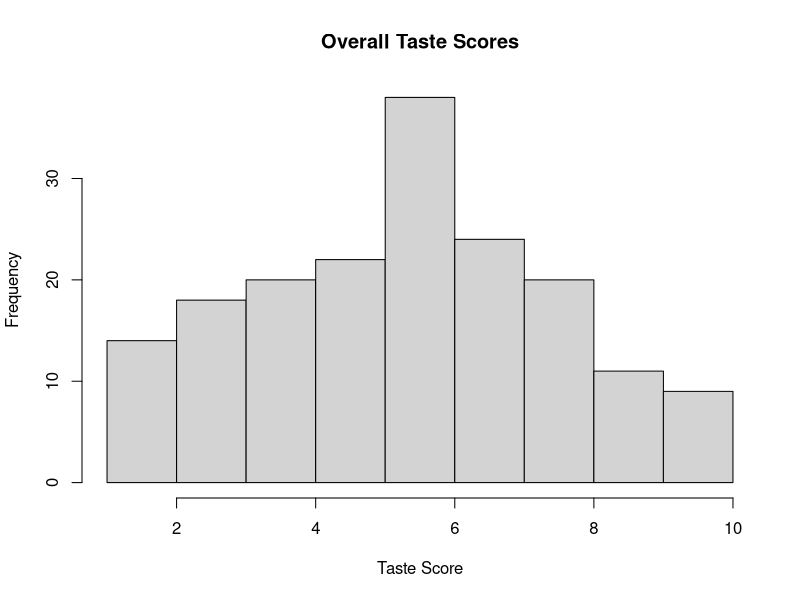
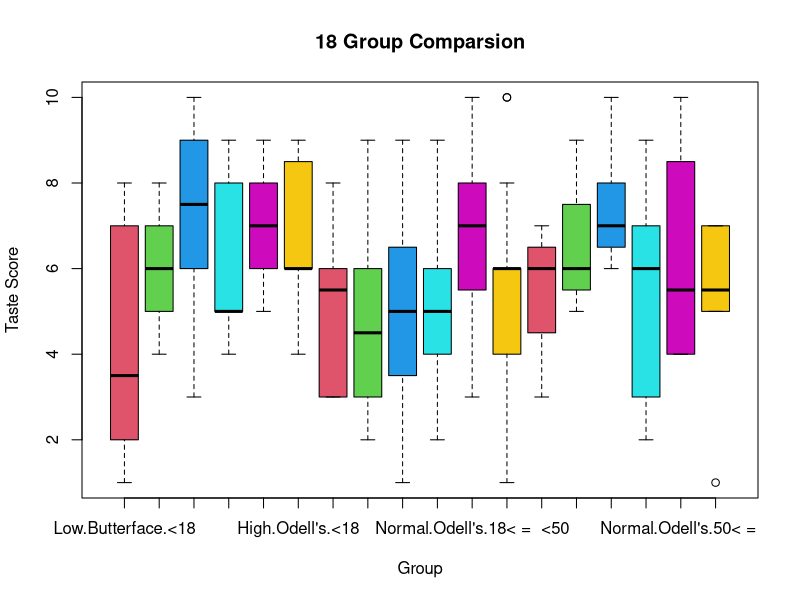
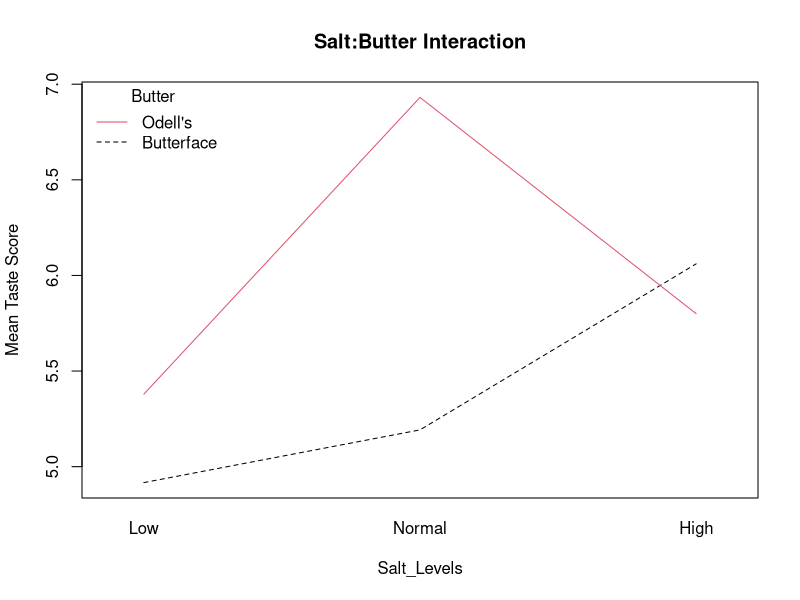
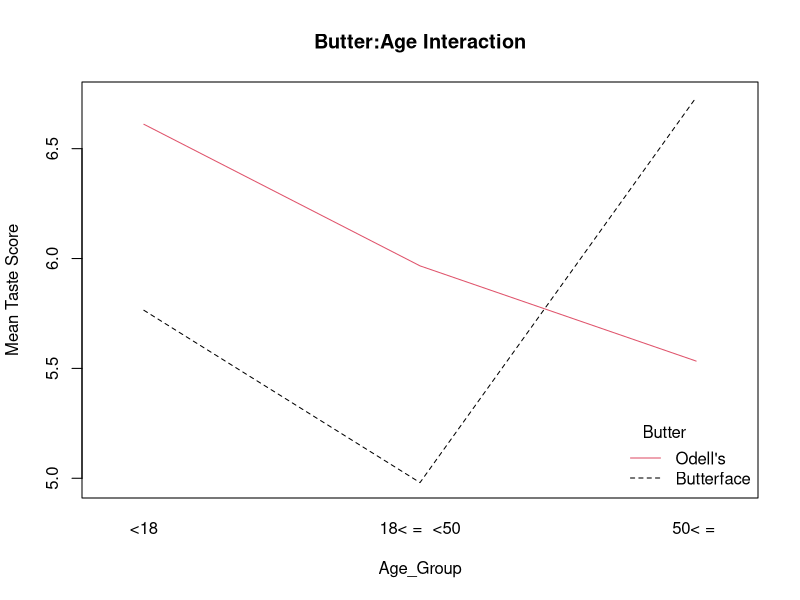
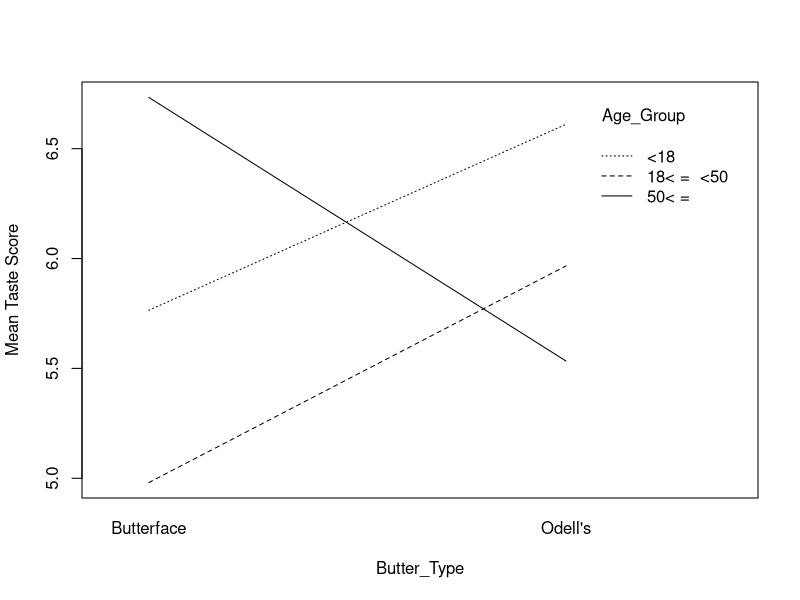
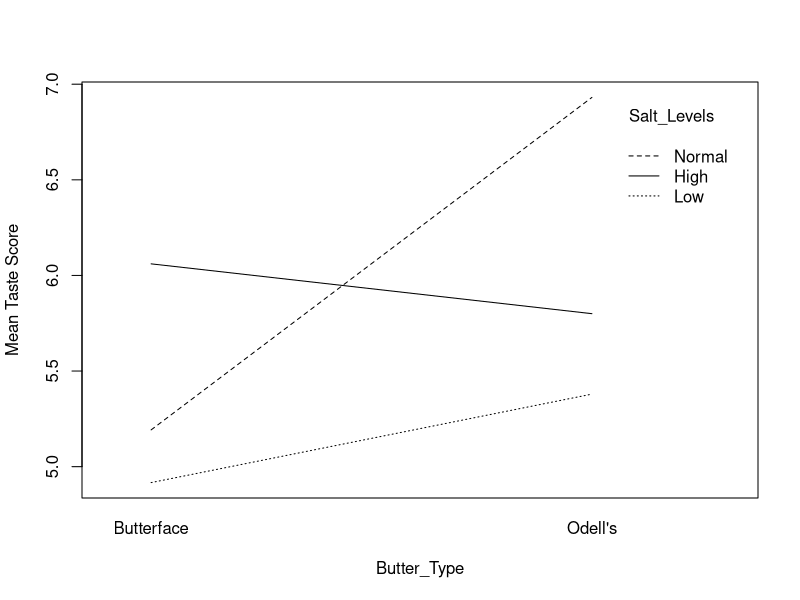
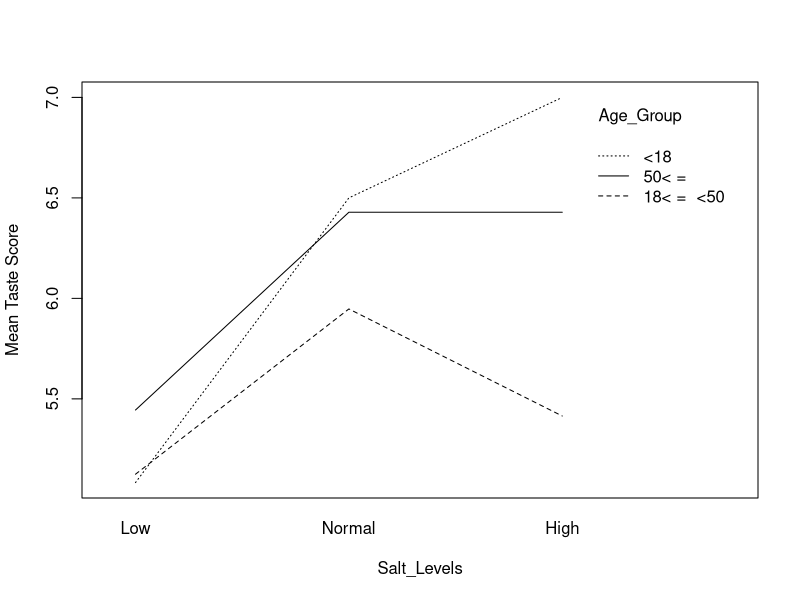
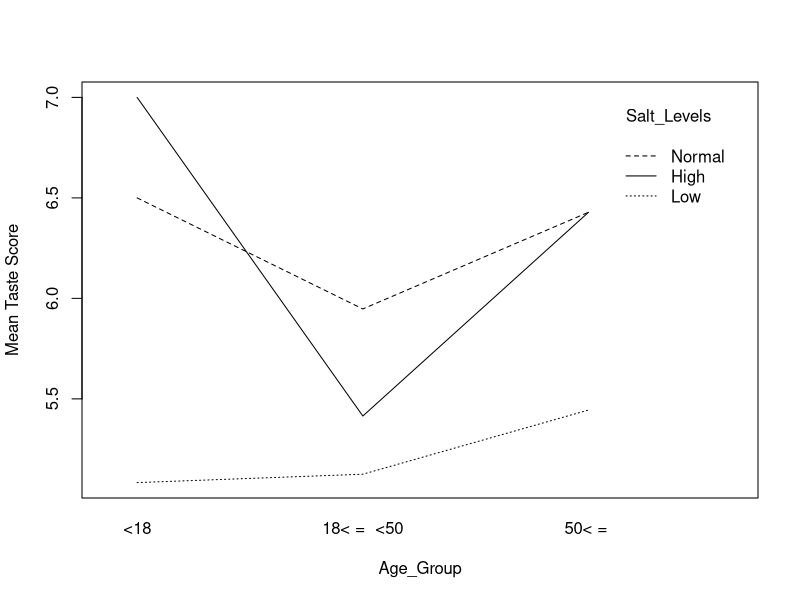

Recreate these plots in R, in order. (Note: this script raises an error after producing the figures.)
#########################################
#########STAT 230 Term Project###########
#########################################
########Seth Hyatt Winter 2019###########
#########################################


    ##How Many Observations Do I Need?##
  #Assuming within.var = 1.6 from Tolley Example#

  #18 groups - Difference in Age
power.anova.test(groups = 18, between.var = var(c(0,0,0,0,0,0,1,1,1,0,0,0,0,0,0,1,1,1)), 
                 within.var = 1.6, sig.level = .05, power = .8)$n

  #18 groups - Difference in Butter
power.anova.test(groups = 18, between.var = var(c(1,1,1,1,1,1,1,1,1,0,0,0,0,0,0,0,0,0)), 
                 within.var = 1.6, sig.level = .05, power = .8)$n

  #18 groups - Difference in Salt
power.anova.test(groups = 18, between.var = var(c(1,0,0,1,0,0,1,0,0,1,0,0,1,0,0,1,0,0)), 
                 within.var = 1.6, sig.level = .05, power = .8)$n

  #6 groups - Difference in Age or Salt
power.anova.test(groups = 6, between.var = var(c(0,0,0,0,1,1)), 
                 within.var = 1.6, sig.level = .05, power = .8)$n

  #6 groups - Difference in Butter
power.anova.test(groups = 6, between.var = var(c(0,0,0,1,1,1)), 
                 within.var = 1.6, sig.level = .05, power = .8)$n


      ##Manually Enter Data##

Taste_Scores <- c(5,5,2,6,3,5,5,4,8,5,7,3,5,9,4,3,6,9,6,2,7,2,8,4,6,8,6,9,4,
              5,7,8,10,4,8,5,5,9,8,7,7,6,7,5,8,4,7,10,10,8,10,7,7,6,3,4,10,6,
              5,7,6,8,9,8,6,6,8,6,10,8,6,6,5,6,4,6,3,4,6,6,6,7,1,10,5,2,4,1,9,6,6,5,2,
              1,4,7,7,8,3,6,3,6,2,6,4,3,3,8,3,6,7,3,6,8,6,5,3,
              7,3,4,5,2,6,5,6,4,4,9,8,4,9,6,4,5,7,6,2,7,2,6,5,2,7,
              7,8,3,6,4,4,4,8,9,6,8,6,6,8,3,7,3,5,5,7,3,6,10,3,9,6,1,7,10,5,9,7,7)

Salt_Levels <- c("Low","Low","Low","Low","Low","Low","Low","Low","Low","Low","Low","Low","Low","Low","Low","Low","Low","Low","Low","Low","Low","Low","Low","Low","Low","Low","Low","Low","Low",
                 "Normal","Normal","Normal","Normal","Normal","Normal","Normal","Normal","Normal","Normal","Normal","Normal","Normal","Normal","Normal","Normal","Normal","Normal","Normal","Normal","Normal","Normal","Normal","Normal","Normal","Normal","Normal","Normal","Normal",
                 "High","High","High","High","High","High","High","High","High","High","High","High","High","High","High","High","High","High","High","High","High","High","High","High","High","High","High","High","High","High","High","High","High","High","High",
                 "Low","Low","Low","Low","Low","Low","Low","Low","Low","Low","Low","Low","Low","Low","Low","Low","Low","Low","Low","Low","Low","Low","Low","Low",
                 "Normal","Normal","Normal","Normal","Normal","Normal","Normal","Normal","Normal","Normal","Normal","Normal","Normal","Normal","Normal","Normal","Normal","Normal","Normal","Normal","Normal","Normal","Normal","Normal","Normal","Normal",
                 "High","High","High","High","High","High","High","High","High","High","High","High","High","High","High","High","High","High","High","High","High","High","High","High","High","High","High","High","High","High","High","High","High")

Butter_Type <- c("Odell's","Odell's","Odell's","Odell's","Odell's","Odell's","Odell's","Odell's","Odell's","Odell's","Odell's","Odell's","Odell's","Odell's","Odell's","Odell's","Odell's","Odell's","Odell's","Odell's","Odell's","Odell's","Odell's","Odell's","Odell's","Odell's","Odell's","Odell's","Odell's",
                 "Odell's","Odell's","Odell's","Odell's","Odell's","Odell's","Odell's","Odell's","Odell's","Odell's","Odell's","Odell's","Odell's","Odell's","Odell's","Odell's","Odell's","Odell's","Odell's","Odell's","Odell's","Odell's","Odell's","Odell's","Odell's","Odell's","Odell's","Odell's","Odell's",
                 "Odell's","Odell's","Odell's","Odell's","Odell's","Odell's","Odell's","Odell's","Odell's","Odell's","Odell's","Odell's","Odell's","Odell's","Odell's","Odell's","Odell's","Odell's","Odell's","Odell's","Odell's","Odell's","Odell's","Odell's","Odell's","Odell's","Odell's","Odell's","Odell's","Odell's","Odell's","Odell's","Odell's","Odell's","Odell's",
                 "Butterface","Butterface","Butterface","Butterface","Butterface","Butterface","Butterface","Butterface","Butterface","Butterface","Butterface","Butterface","Butterface","Butterface","Butterface","Butterface","Butterface","Butterface","Butterface","Butterface","Butterface","Butterface","Butterface","Butterface",
                 "Butterface","Butterface","Butterface","Butterface","Butterface","Butterface","Butterface","Butterface","Butterface","Butterface","Butterface","Butterface","Butterface","Butterface","Butterface","Butterface","Butterface","Butterface","Butterface","Butterface","Butterface","Butterface","Butterface","Butterface","Butterface","Butterface",
                 "Butterface","Butterface","Butterface","Butterface","Butterface","Butterface","Butterface","Butterface","Butterface","Butterface","Butterface","Butterface","Butterface","Butterface","Butterface","Butterface","Butterface","Butterface","Butterface","Butterface","Butterface","Butterface","Butterface","Butterface","Butterface","Butterface","Butterface","Butterface","Butterface","Butterface","Butterface","Butterface","Butterface")

Age_Group <- c("18< =  <50","18< =  <50","18< =  <50","18< =  <50","18< =  <50","<18","<18","<18","<18","<18","50< = ","50< = ","18< =  <50","18< =  <50","18< =  <50","18< =  <50","50< = ","<18","18< =  <50","18< =  <50","18< =  <50","50< = ","18< =  <50","18< =  <50","18< =  <50","18< =  <50","18< =  <50","50< = ","18< =  <50",
               "18< =  <50","<18","<18","50< = ","18< =  <50","18< =  <50","<18","18< =  <50","<18","18< =  <50","18< =  <50","50< = ","<18","18< =  <50","18< =  <50","18< =  <50","50< = ","18< =  <50","18< =  <50","18< =  <50","18< =  <50","18< =  <50","18< =  <50","18< =  <50","18< =  <50","18< =  <50","50< = ","18< =  <50","18< =  <50",
               "50< = ","50< = ","18< =  <50","18< =  <50","<18","18< =  <50","<18","18< =  <50","<18","18< =  <50","18< =  <50","18< =  <50","18< =  <50","18< =  <50","18< =  <50","<18","<18","50< = ","18< =  <50","18< =  <50","18< =  <50","18< =  <50","<18","50< = ","50< = ","18< =  <50","18< =  <50","18< =  <50","18< =  <50","18< =  <50","<18","18< =  <50","18< =  <50","50< = ","18< =  <50",
               "<18","18< =  <50","<18","50< = ","18< =  <50","<18","18< =  <50","18< =  <50","50< = ","<18","50< = ","<18","18< =  <50","18< =  <50","<18","18< =  <50","18< =  <50","18< =  <50","18< =  <50","18< =  <50","18< =  <50","18< =  <50","18< =  <50","50< = ",
               "<18","18< =  <50","<18","18< =  <50","18< =  <50","18< =  <50","<18","<18","18< =  <50","18< =  <50","50< = ","<18","18< =  <50","18< =  <50","18< =  <50","18< =  <50","50< = ","18< =  <50","50< = ","18< =  <50","18< =  <50","18< =  <50","18< =  <50","18< =  <50","18< =  <50","18< =  <50",
               "50< = ","<18","18< =  <50","<18","18< =  <50","18< =  <50","18< =  <50","18< =  <50","<18","18< =  <50","18< =  <50","18< =  <50","18< =  <50","18< =  <50","18< =  <50","50< = ","<18","18< =  <50","18< =  <50","50< = ","18< =  <50","50< = ","<18","18< =  <50","50< = ","50< = ","18< =  <50","50< = ","50< = ","18< =  <50","18< =  <50","18< =  <50","<18")


  #Checking normality of Taste Scores#

hist(Taste_Scores, main = "Overall Taste Scores", xlab = "Taste Score")


    ##Making them factors##

Salt_Levels <- as.factor(Salt_Levels)
Salt_Levels <- factor(Salt_Levels, levels = list("Low", "Normal", "High"))
Butter_Type <- as.factor(Butter_Type)
Age_Group <- as.factor(Age_Group)
Age_Group <- factor(Age_Group, levels = list("<18", "18< =  <50", "50< = "))

    ##Checking Conditions##

tapply(Taste_Scores, Salt_Levels:Butter_Type:Age_Group, length)

boxplot(Taste_Scores ~ Salt_Levels:Butter_Type:Age_Group, main = "18 Group Comparsion",
        xlab = "Group", ylab = "Taste Score", col = 2:7)

max(tapply(Taste_Scores, Salt_Levels:Butter_Type:Age_Group, sd))/
  min(tapply(Taste_Scores, Salt_Levels:Butter_Type:Age_Group, sd)) #2.046311


  
    ##Interaction Plots##
  
  #Highly Significant
interaction.plot(Salt_Levels, Butter_Type, Taste_Scores, ylab = "Mean Taste Score",
                 col = 1:2,legend = FALSE, main = "Salt:Butter Interaction")
  legend("topleft", legend = c("Odell's", "Butterface"), col = c(2,1), lty = 1:2, bty = "n",
         title = "Butter")  


  #Significant
interaction.plot(Age_Group, Butter_Type, Taste_Scores, ylab = "Mean Taste Score", 
                 legend = FALSE, col = 1:2, main = "Butter:Age Interaction")
  legend("bottomright", legend = c("Odell's", "Butterface"), col = 2:1, lty = 1:2, bty = "n",
         title = "Butter", title.adj = .275)  

  
interaction.plot(Butter_Type, Age_Group, Taste_Scores, ylab = "Mean Taste Score")
interaction.plot(Butter_Type, Salt_Levels, Taste_Scores, ylab = "Mean Taste Score")
interaction.plot(Salt_Levels, Age_Group, Taste_Scores, ylab = "Mean Taste Score")
interaction.plot(Age_Group, Salt_Levels, Taste_Scores, ylab = "Mean Taste Score")

  
    ##Building and Testing Comparable ANOVA Models##

model1 <- lm(Taste_Scores ~ Salt_Levels + Butter_Type + Age_Group + Salt_Levels:Butter_Type +
                     Butter_Type:Age_Group + Salt_Levels:Age_Group + Salt_Levels:Butter_Type:Age_Group)
anova(model1)

model2 <- lm(Taste_Scores ~ Salt_Levels + Age_Group + Butter_Type + Salt_Levels:Butter_Type +
               Salt_Levels:Age_Group + Butter_Type:Age_Group + Salt_Levels:Butter_Type:Age_Group)
anova(model2)

model3 <- lm(Taste_Scores ~ Butter_Type + Salt_Levels + Age_Group + Butter_Type:Age_Group +
               Salt_Levels:Butter_Type + Salt_Levels:Age_Group + Salt_Levels:Butter_Type:Age_Group)
anova(model3)  #yields sig. for Butter:Age 0.04567

model4 <- lm(Taste_Scores ~ Butter_Type + Age_Group + Salt_Levels + Butter_Type:Age_Group +
               Salt_Levels:Age_Group + Salt_Levels:Butter_Type + Salt_Levels:Butter_Type:Age_Group)
anova(model4)

model5 <- lm(Taste_Scores ~ Age_Group + Butter_Type + Salt_Levels + Salt_Levels:Age_Group + 
               Salt_Levels:Butter_Type + Butter_Type:Age_Group + Salt_Levels:Butter_Type:Age_Group)
anova(model5) #yields sig. for Salt, Salt:Butter

model6 <- lm(Taste_Scores ~ Age_Group + Salt_Levels + Butter_Type + Salt_Levels:Age_Group +
               Butter_Type:Age_Group + Salt_Levels:Butter_Type + Salt_Levels:Butter_Type:Age_Group)
anova(model6)


    ##Model 4 & 5 offered the most significance for Salt, Salt:Butter, Butter;Age##
   
hist(model5$residuals, main = "Distribution of Overall Residuals", xlab = "Residuals")
  
MSq <- 4.5345
DegF <- 158


    ##Removing non-significant interactions##

Model_Rev <- lm(Taste_Scores ~ Age_Group + Butter_Type + Salt_Levels +
                  Salt_Levels:Butter_Type +Butter_Type:Age_Group)

anova(Model_Rev) #Not much changes from Model5


    ##Testing Actual Power for the 18 groups##

Complex_Powers <- power.anova.test(groups = 18,
                 between.var = var(tapply(Taste_Scores, Salt_Levels:Butter_Type:Age_Group, mean)), 
                 within.var = 4.5345,
                 sig.level = .05,
                 n = tapply(Taste_Scores, Salt_Levels:Butter_Type:Age_Group, length))$power

min(Complex_Powers) #refers to NBF:50< =  ; only 3 observations

  #Too low of Powers to conclude anything significant#


    ##Simplifying to Basic Models##

Basic_Model1 <- lm(Taste_Scores ~ Salt_Levels + Butter_Type + Salt_Levels:Butter_Type)
anova(Basic_Model1)

Basic_Model2 <- lm(Taste_Scores ~ Butter_Type + Salt_Levels + Salt_Levels:Butter_Type)
anova(Basic_Model2)

Basic_Model3 <- lm(Taste_Scores ~ Salt_Levels + Age_Group + Salt_Levels:Age_Group)
anova(Basic_Model3)

Basic_Model4 <- lm(Taste_Scores ~ Age_Group + Salt_Levels + Salt_Levels:Age_Group)
anova(Basic_Model4)

Basic_Model5 <- lm(Taste_Scores ~ Age_Group + Butter_Type + Butter_Type:Age_Group)
anova(Basic_Model5)

Basic_Model6 <- lm(Taste_Scores ~ Butter_Type + Age_Group + Butter_Type:Age_Group)
anova(Basic_Model6)


  #Powers

Salt_Power <- power.anova.test(groups = 3, between.var = (var(tapply(Taste_Scores, Salt_Levels, mean))),
                within.var = 4.5345, sig.level = .05, 
                n = tapply(Taste_Scores, Salt_Levels, length))$power
min(Salt_Power) #refers to Low; 53 obs
  #Yields too low of powers to mean any real significance in upcoming tests  


Salt_Butter_Power <- power.anova.test(groups = 6,
                      between.var  = var(tapply(Taste_Scores, Salt_Levels:Butter_Type, mean)), 
                      within.var = 4.6355, sig.level = .05, 
                      n = tapply(Taste_Scores, Salt_Levels:Butter_Type, length))$power

min(Salt_Butter_Power) #refers to LBF; 24 observations
  #Power is 80.87636%  = > tests are worth the time


Salt_Age_Power <- power.anova.test(groups = 6,
                    between.var  = var(tapply(Taste_Scores, Salt_Levels:Age_Group, mean)), 
                    within.var = 4.7912, sig.level = .05, 
                    n = tapply(Taste_Scores, Salt_Levels:Age_Group, length))$power

min(Salt_Age_Power) #refers to Normal:50< =  7 obs
  #Power is 22%  = > Too low of powers for tests


Butter_Age_Power <- power.anova.test(groups = 6,
                     between.var  = var(tapply(Taste_Scores, Age_Group:Butter_Type, mean)), 
                     within.var = 4.6995, sig.level = .05, 
                     n = tapply(Taste_Scores, Age_Group:Butter_Type, length))$power

min(Butter_Age_Power) #refers to Odell's:50< = ; 15 obs
  #Power is 47%  = > Too low of powers for tests


    ##Checking Salt_Butter Model Conditions##

hist(Basic_Model1$residuals, main = "Distribution of Basic Model Residuals",
     xlab = "Residuals")

max(tapply(Taste_Scores, Salt_Levels:Butter_Type, sd))/
  min(tapply(Taste_Scores, Salt_Levels:Butter_Type, sd)) #1.119254


      ##t-tests##

    #Salt#

tapply(Taste_Scores, Salt_Levels, mean)
tapply(Taste_Scores, Salt_Levels, sd)
tapply(Taste_Scores, Salt_Levels, length)

  #Low less than Normal
pt((5.169811-6.109091)/sqrt(((1/53)+(1/55))*MSq), DegF)
    #p = 0.0116249  = > stat. sig. at 0.05 / 95%
  (5.169811-6.109091) + c(1,-1) * 1.984 * sqrt(((1/53)+(1/55))*MSq)
    #95% conf int  = > (-0.126077 -1.752483)

  #Normal greater than High
pt((6.109091-5.926471)/sqrt(((1/55)+(1/68))*MSq), DegF, lower.tail = FALSE)
  #p = 0.3184695  = > insuf

  #Low less than High
pt((5.169811-5.926471)/sqrt(((1/53)+(1/68))*MSq), DegF)
    #p = 0.02712571  = > stat. sig. at 0.05 / 95%
  (5.169811-5.926471) + c(1,-1) * 1.984 * sqrt(((1/53)+(1/68))*MSq)
    #95% conf int  = > (0.01745711 -1.53077711)


interaction.plot(Salt_Levels, Butter_Type, Taste_Scores, ylab = "Mean Taste Score",
                 col = c("white", "white"),legend = FALSE, main = "Mean Taste Scores for Salt Levels",lty = c(1,1,2))
  abline(points(1,y = 5.147989, pch = 16, col = "blue"), points(2,y = 6.061671, pch = 16, col = "blue"), 
       points(3,y = 5.930303, pch = 16, col = "blue"))
  segments(1,5.147989,2,6.061671,col = "blue", lty = 2)
  segments(2,6.061671,3,5.930303,col = "blue", lty = 2)
  legend("topleft", legend = c("Mean"), col = "blue", lty = 2, bty = "n")  

  
    #Salt:Butter#
  
tapply(Taste_Scores, Salt_Levels:Butter_Type, mean)
tapply(Taste_Scores, Salt_Levels:Butter_Type, sd)
tapply(Taste_Scores, Salt_Levels:Butter_Type, length)

  #LBF less than LO
pt((4.916667-5.379310)/sqrt(((1/24)+(1/29))*MSq), DegF)
  #p = 0.2161388  = > insuf.

  #NBF less than NO
pt((5.192308 - 6.931034)/sqrt(((1/26)+(1/29))*MSq), DegF)
    #p = 0.001459537  = > stat. sig. at 0.005 / 99.5%
  (5.192308 - 6.931034) + c(1,-1) * 1.984 * sqrt(((1/26)+(1/29))*MSq)
    #95% conf int  = > (-0.5976829 -2.8797691)

  #HBF greater than HO
pt((6.060606 - 5.8)/sqrt(((1/33)+(1/35))*MSq), DegF, lower.tail = FALSE)
  #p = 0.3073492  = > insuf.


interaction.plot(Salt_Levels, Butter_Type, Taste_Scores, ylab = "Mean Taste Score",
                 col = 1:2,legend = FALSE, main = "Salt:Butter Interaction", lty = c(1,1,2))
  segments(1,4.91667,1,5.379310,col = "blue", lty = 2)
  segments(2,5.192308,2,6.931034,col = "blue", lty = 2)
  segments(3,6.060606,3,5.8,col = "blue", lty = 2)
  legend("topleft", legend = c("Odell's", "Butterface", "Diff"), col = c(2,1,"blue"),
         lty = c(1,1,2), bty = "n", title = "Butter")  


  ##Would test Butter itself, as it is nearing significance, but no time.##


    #Butter:Age#

tapply(Taste_Scores, Butter_Type:Age_Group, mean)
tapply(Taste_Scores, Butter_Type:Age_Group, sd)
tapply(Taste_Scores, Butter_Type:Age_Group, length)

  #BF:<18 lesser than O:<18
pt((4.764706 - 6.611111)/sqrt(((1/17)+(1/18))*MSq), DegF)
    #p = 0.005642478  = > stat. sig. at 0.01 / 99%
  (4.764706 - 6.611111) + c(1,-1) * 1.984 * sqrt(((1/17)+(1/18))*MSq)
    #95% conf int  = > (-0.4175779 -3.2752321)

  #BF:18< =  <50 lesser than O:18< =  <50
pt((4.980392 - 5.9666667)/sqrt(((1/51)+(1/60))*MSq), DegF)
    #p = 0.008070258  = > stat. sig. at 0.01 / 99% 
  (4.980392 - 5.9666667) + c(1,-1) * 1.984 * sqrt(((1/51)+(1/60))*MSq)
    #95% conf int  = > (-0.1816245 -1.7909249)

  #BF:50< =  greater than O:50< = 
pt((6.733333 - 5.533333)/sqrt(((1/15)+(1/15))*MSq), DegF, lower.tail = FALSE)
    #p = 0.06238063  = > insuf. ALMOST!


interaction.plot(Age_Group, Butter_Type, Taste_Scores, ylab = "Mean Taste Score", 
                 legend = FALSE, col = 1:2, main = "Butter:Age Interaction", lty = c(1,1,2))
  segments(1, 5.764706, 1, 6.611111, col = "blue", lty = 2)
  segments(2, 4.960392, 2, 5.966667, col = "blue", lty = 2)
  segments(3, 6.733333, 3, 5.533333, col = "blue", lty = 2)
  legend("bottomright", legend = c("Odell's", "Butterface"), col = 2:1, lty = c(1,1,2), bty = "n",
       title = "Butter", title.adj = .275)  



